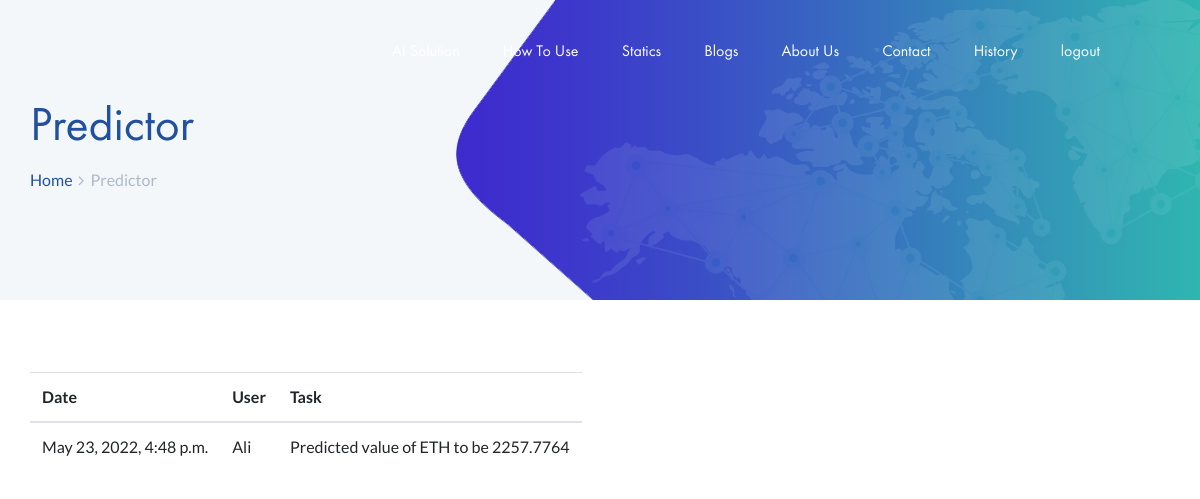
Screenshot of /crypto/history/ (signed in) with the database file from the repository.
### crypto_app/models.py (models this page shows)
class History(models.Model):
    user = models.ForeignKey(User, on_delete = models.CASCADE)
    date = models.DateTimeField(auto_now_add = True)
    task = models.CharField(max_length=300)

### crypto_app/views.py (the view)
# urls.py: path('history/',views.HistoryFunc,name='History_Func'),
@login_required
def HistoryFunc(request):
    history=History.objects.filter(user=request.user).order_by('-date')
    context={'Data':history,'UserInfo':UserInfo(request)}
    return render(request, 'history.html',context)

### crypto_app/views.py (called while the page is built)
def UserInfo(request):
    if request.user.is_authenticated:
        return 'logout ' #+ str(request.user)
    else:
        return 'Login'

### crypto_app/templates/history.html (shortened to what this page needs)
<!DOCTYPE html>
<html lang="en">
<head>
	{% load static %}
	<link rel="stylesheet" href="{% static 'css/bootstrap.min.css' %}"/>
	<link rel="stylesheet" href="{% static 'css/font-awesome.min.css' %}"/>
	<link rel="stylesheet" href="{% static 'css/themify-icons.css' %}"/>
	<link rel="stylesheet" href="{% static 'css/animate.css' %}"/>
	<link rel="stylesheet" href="{% static 'css/owl.carousel.css' %}"/>
	<link rel="stylesheet" href="{% static 'css/style.css' %}"/>
</head>
<body>
	<header class="header-section clearfix">
		<div class="container-fluid">
			<nav class="main-menu">
				<ul class="menu-list">
					<li><a href="/crypto/predictor/">AI Solution</a></li>
					<li><a href="/crypto/howto">How To Use</a></li>
					<li><a href="/crypto/statics">Statics</a></li>
					<li><a href="/crypto/blog">Blogs</a></li>
					<li><a href="/crypto/about">About Us</a></li>
					<li><a href="/crypto/contact">Contact</a></li>
					{% if UserInfo == 'Login'%}
					<li><a href="/accounts/login">Login</a></li>
					{% else %}
					<li><a href="/crypto/history">History</a></li>
					<li><a href="/accounts/logout">{{UserInfo}}</a></li>
					{% endif %}
				</ul>
			</nav>
		</div>
	</header>
	<section class="page-info-section">
		<div class="container">
			<h2>Predictor</h2>
			<div class="site-beradcamb">
				<a href="/crypto/home">Home</a>
				<span><i class="fa fa-angle-right"></i> Predictor</span>
			</div>
		</div>
	</section>
	<br/>
	<br/>
	<br/>
	<div class="container">
		<table class="table table-responsive">
		  <thead>
			<tr>
			  <th scope="col">Date</th>
			  <th scope="col">User</th>
			  <th scope="col">Task</th>
			</tr>
		  </thead>
		  <tbody>
			{% for d in Data %}
			<tr >
			  <td>{{d.date}}</td>
			  <td>{{d.user}}</td>
			  <td>{{d.task}}</td>
			</tr>
			{% endfor %}
		  </tbody>
		  </table>
	  </div>
</body>
</html>

### crypto_app/static/css/style.css (style rules this page uses)
html, body { height: 100%; font-family: "Lato", sans-serif; -webkit-font-smoothing: antialiased; font-smoothing: antialiased; }
h1, h2, h3, h4, h5, h6 { color: #20509e; margin: 0; font-weight: 500; font-family: "Futura", sans-serif; }
h2 { font-size: 48px; }
ul, ol { padding: 0; margin: 0; }
.header-section { position: absolute; width: 100%; top: 0; padding: 30px 50px 0; z-index: 99; }
.main-menu { float: right; }
.menu-list { list-style: none; }
.menu-list li { display: inline; }
.menu-list li a { display: inline-block; font-family: "Futura", sans-serif; font-size: 16px; padding: 10px 5px; margin-right: 30px; color: #fff; }
.page-info-section { height: 300px; background-image: url("../img/page-info-bg.png"); background-size: cover; background-color: #f3f7f9; background-position: right top; background-repeat: no-repeat; position: relative; overflow: hidden; display: block; padding-top: 100px; }
.page-info-section h2 { font-size: 48px; }
.site-beradcamb { padding-top: 10px; }
.site-beradcamb a { color: #20509e; font-size: 16px; }
.site-beradcamb span { color: #acb9cc; font-size: 16px; }
.site-beradcamb i { margin: 0 3px; }
@media (min-width: 1200px) { .container { max-width: 1170px; } }
@media (max-width: 1425px) { .hero-section, .page-info-section { background-position: right 30% top; } }

### rows the page displays
History: date "May 23, 2022, 4:48 p.m.", user "Ali", task "Predicted value of ETH to be 2257.7764"

### other values shown
{{ UserInfo }} "logout"
